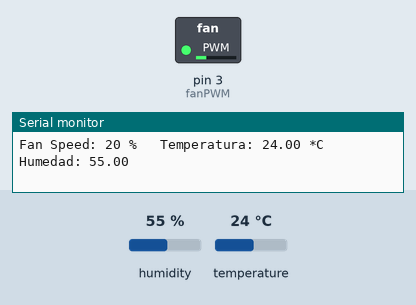
Simulated run of this sketch. Board: Arduino Uno, built with avr-gcc and run on an emulated ATmega328P. Parts: switched loads named in the sketch (green lamp = pin HIGH), the last lines printed to the serial monitor. The inputs (shaded band) are chosen by the test bench; at power-on: temperature 24 °C, humidity 55 %.

Above: at 4.8 s.
4.9 s: temperature set to 21 °C
7.9 s: temperature set to 18 °C
At 8.7 s:
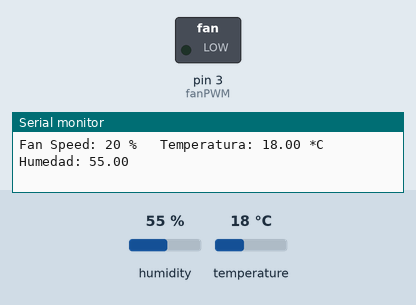
10.9 s: temperature set to 33 °C
At 13.5 s:
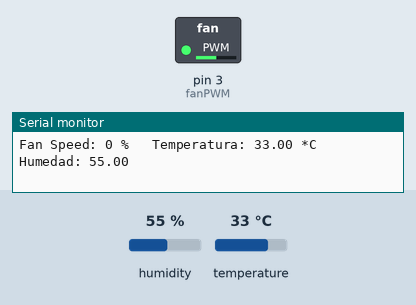
13.9 s: temperature set to 41 °C
At 14.8 s:
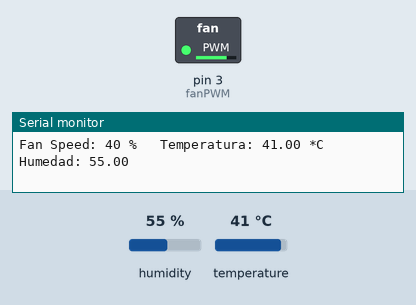
16.9 s: temperature set to 12 °C
At 19.5 s:
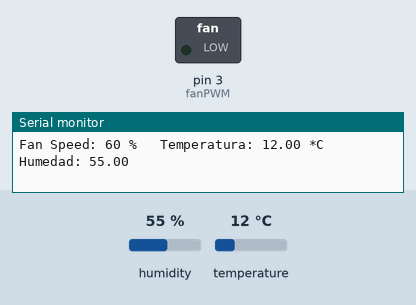
19.9 s: temperature set to 28 °C
At 20.9 s:
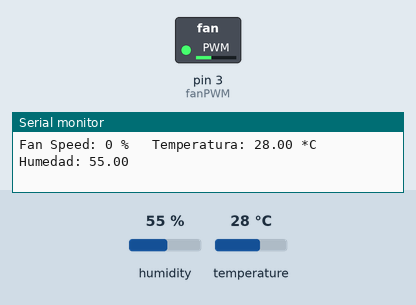
Timing chart, 0 to 22.9 s (numbered marks = the images above; inputs shaded):
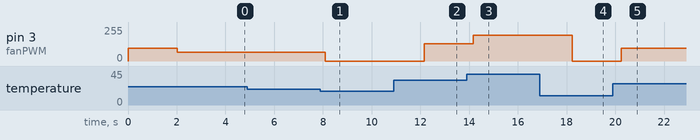

The sketch:

PWM-DHT11.ino
```cpp
#include "DHT.h"           // Incluimos librería DHT

#define DHTPIN 2           // Definimos el pin digital donde se conecta el sensor
#define DHTTYPE DHT11      // Definimos el tipo de sensor en mi caso DHT11
#define fanPWM 3           // fanPWM speed control signal pin

int setTemp = 25;      // Temperatura setpoint grados Celsius
int minTemp = 20;      // Temperatura MIN grados Celsius
int maxTemp = 42;      // Temperatura MAX grados Celsius

DHT dht(DHTPIN, DHTTYPE);      // Inicializamos el sensor DHT11 (16mhz Arduino)

void setup() {
  Serial.begin(9600);           // Inicializamos comunicacion serie
  pinMode(fanPWM, OUTPUT);      // Habilitamos fanPWM signal output
  dht.begin();                  // Comenzar la biblioteca del sensor dht

////////////////////Fan Speed 25KHz Clock Speed Setup////////////////////

   TCCR2A = 0x23;  // set time clock multiplier
   TCCR2B = 0x09;  // select clock
   OCR2A = 79;     // timing for 25kHz
   OCR2B = 30;     // set the PWM duty cycle
}

void loop() {

  ////////////////////Lectura de Sensores Temp/Hum////////////////////

   delay(2000);     // Esperamos 2 segundos entre medidas

   float h = dht.readHumidity();           // Leemos la humedad relativa
   float t = dht.readTemperature();        // Leemos la temperatura en grados centígrados (por defecto)
   float f = dht.readTemperature(true);    // Leemos la temperatura en grados Fahreheit

    if (isnan(h) || isnan(t)) {             // Comprobamos si ha habido algún error en la lectura
    Serial.println("Error obteniendo los datos del sensor DHT11"); // Mostrar por consola el error
    return;
    }// ¡Leer la temperatura o la humedad toma alrededor de 250 milisegundos!

    Serial.print("Fan Speed: ");        // Mostrar por consola fanSpeed leido en el serial
    Serial.print(OCR2B);
    Serial.print(" %");
    Serial.print("\t Temperatura: ");   // Mostrar por consola temperatura leido en el serial
    Serial.print(t);
    Serial.print(" *C ");
    Serial.print("\t Humedad: ");       // Mostrar por consola humedad leido en el serial
    Serial.print(h);
    Serial.print("\n");

     if(t < minTemp) {                  // Si la temperatura está por debajo de minTemp (20°) apague los ventiladores
        analogWrite(fanPWM, LOW);
        OCR2B = 0;                      // Velocidad del fan en 0
     }
     else{                              // Si está por arriba de minTemp (20°) mantener el flujo de aire mínimo
        analogWrite(fanPWM, HIGH);

  ////////////////////Logica del Fan////////////////////

     if(t >= minTemp)             // speed level 1    mayor o igual a 20°
       OCR2B = 20;                // fan = minimo
     if(t >= setTemp)             // speed level 2    mayor o igual a 25°
        OCR2B = 30;               // fan + 10
     if(t >= setTemp + 5)         // speed level 3    mayor o igual a 30°
        OCR2B = 40;               // fan + 20
     if(t >= setTemp + 10)        // speed level 4    mayor o igual a 35°
        OCR2B = 50;               // fan + 30
     if(t >= setTemp + 15)        // speed level 5    mayor o igual a 40°
        OCR2B = 60;               // fan + 40
     if(t >= maxTemp)             // maximo nivel de velocidad a mas de 42°
        OCR2B = 79;               // fan = maximo
        }
}
```

Measured:
- the behaviour switches between 20 and 19 °C on temperature (found by bisection; images 0 and 1)
- after the input at 7.9 s, pin 3 (fanPWM): 65/255 → 0/255 after 0.20 s
- after the input at 10.9 s, pin 3 (fanPWM): 0/255 → 129/255 after 1.2 s
- after the input at 13.9 s, pin 3 (fanPWM): 129/255 → 194/255 after 0.27 s
- after the input at 16.9 s, pin 3 (fanPWM): 194/255 → 0/255 after 1.3 s
- after the input at 19.9 s, pin 3 (fanPWM): 0/255 → 97/255 after 0.35 s
